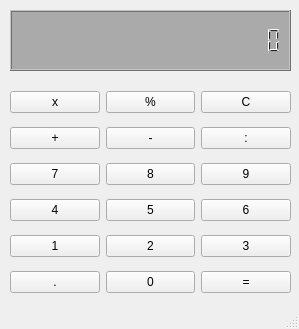
<?xml version="1.0" encoding="UTF-8"?>
<ui version="4.0">
 <class>MainWindow</class>
 <widget class="QMainWindow" name="MainWindow">
  <property name="windowModality">
   <enum>Qt::WindowModal</enum>
  </property>
  <property name="geometry">
   <rect>
    <x>0</x>
    <y>0</y>
    <width>299</width>
    <height>329</height>
   </rect>
  </property>
  <property name="windowTitle">
   <string>David C++ calc</string>
  </property>
  <property name="documentMode">
   <bool>true</bool>
  </property>
  <property name="dockOptions">
   <set>QMainWindow::AnimatedDocks</set>
  </property>
  <property name="unifiedTitleAndToolBarOnMac">
   <bool>true</bool>
  </property>
  <widget class="QWidget" name="centralwidget">
   <widget class="QLCDNumber" name="lcdNumber">
    <property name="geometry">
     <rect>
      <x>10</x>
      <y>10</y>
      <width>281</width>
      <height>61</height>
     </rect>
    </property>
    <property name="layoutDirection">
     <enum>Qt::RightToLeft</enum>
    </property>
    <property name="autoFillBackground">
     <bool>true</bool>
    </property>
    <property name="styleSheet">
     <string notr="true">color: #222;
background-color: #aaa;
</string>
    </property>
    <property name="digitCount">
     <number>20</number>
    </property>
   </widget>
   <widget class="QWidget" name="">
    <property name="geometry">
     <rect>
      <x>10</x>
      <y>83</y>
      <width>281</width>
      <height>221</height>
     </rect>
    </property>
    <layout class="QHBoxLayout" name="horizontalLayout">
     <item>
      <layout class="QGridLayout" name="gridLayout">
       <item row="3" column="0">
        <widget class="QPushButton" name="pb_4">
         <property name="text">
          <string>4</string>
         </property>
        </widget>
       </item>
       <item row="4" column="0">
        <widget class="QPushButton" name="pb_1">
         <property name="text">
          <string>1</string>
         </property>
        </widget>
       </item>
       <item row="2" column="0">
        <widget class="QPushButton" name="pb_7">
         <property name="text">
          <string>7</string>
         </property>
        </widget>
       </item>
       <item row="1" column="0">
        <widget class="QPushButton" name="pb_sum">
         <property name="text">
          <string>+</string>
         </property>
        </widget>
       </item>
       <item row="0" column="0">
        <widget class="QPushButton" name="pb_mult">
         <property name="text">
          <string>x</string>
         </property>
        </widget>
       </item>
       <item row="5" column="0">
        <widget class="QPushButton" name="pb_dot">
         <property name="text">
          <string>.</string>
         </property>
        </widget>
       </item>
      </layout>
     </item>
     <item>
      <layout class="QGridLayout" name="gridLayout_2">
       <item row="3" column="0">
        <widget class="QPushButton" name="pb_5">
         <property name="text">
          <string>5</string>
         </property>
        </widget>
       </item>
       <item row="4" column="0">
        <widget class="QPushButton" name="pb_2">
         <property name="text">
          <string>2</string>
         </property>
        </widget>
       </item>
       <item row="2" column="0">
        <widget class="QPushButton" name="pb_8">
         <property name="text">
          <string>8</string>
         </property>
        </widget>
       </item>
       <item row="1" column="0">
        <widget class="QPushButton" name="pb_sub">
         <property name="text">
          <string>-</string>
         </property>
        </widget>
       </item>
       <item row="0" column="0">
        <widget class="QPushButton" name="pb_percent">
         <property name="text">
          <string>%</string>
         </property>
        </widget>
       </item>
       <item row="5" column="0">
        <widget class="QPushButton" name="pb_0">
         <property name="text">
          <string>0</string>
         </property>
        </widget>
       </item>
      </layout>
     </item>
     <item>
      <layout class="QGridLayout" name="gridLayout_3">
       <item row="5" column="0">
        <widget class="QPushButton" name="pb_equal">
         <property name="text">
          <string>=</string>
         </property>
         <property name="autoDefault">
          <bool>true</bool>
         </property>
         <property name="default">
          <bool>false</bool>
         </property>
        </widget>
       </item>
       <item row="4" column="0">
        <widget class="QPushButton" name="pb_3">
         <property name="text">
          <string>3</string>
         </property>
        </widget>
       </item>
       <item row="1" column="0">
        <widget class="QPushButton" name="pb_div">
         <property name="text">
          <string>:</string>
         </property>
        </widget>
       </item>
       <item row="3" column="0">
        <widget class="QPushButton" name="pb_6">
         <property name="text">
          <string>6</string>
         </property>
        </widget>
       </item>
       <item row="2" column="0">
        <widget class="QPushButton" name="pb_9">
         <property name="text">
          <string>9</string>
         </property>
        </widget>
       </item>
       <item row="0" column="0">
        <widget class="QPushButton" name="pb_clean">
         <property name="text">
          <string>C</string>
         </property>
        </widget>
       </item>
      </layout>
     </item>
    </layout>
   </widget>
  </widget>
  <widget class="QMenuBar" name="menubar">
   <property name="geometry">
    <rect>
     <x>0</x>
     <y>0</y>
     <width>299</width>
     <height>24</height>
    </rect>
   </property>
  </widget>
  <widget class="QStatusBar" name="statusbar"/>
 </widget>
 <resources/>
 <connections/>
</ui>
